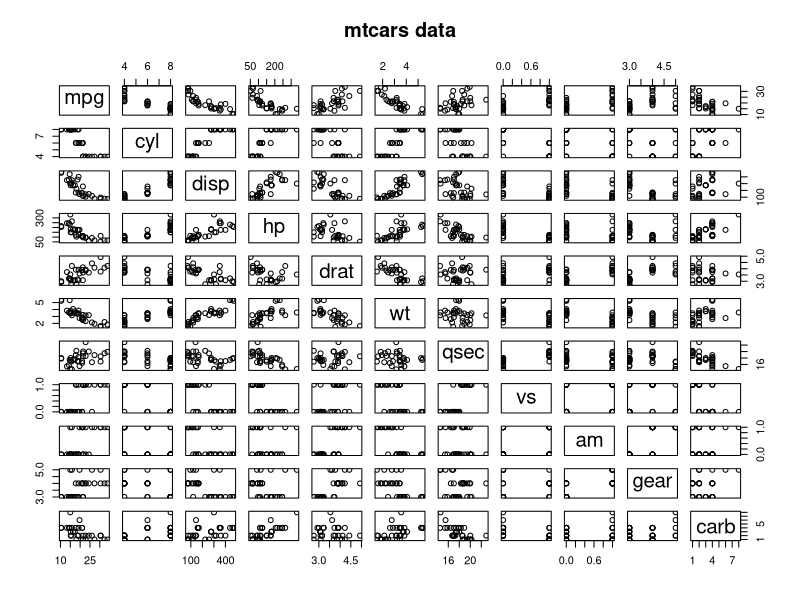
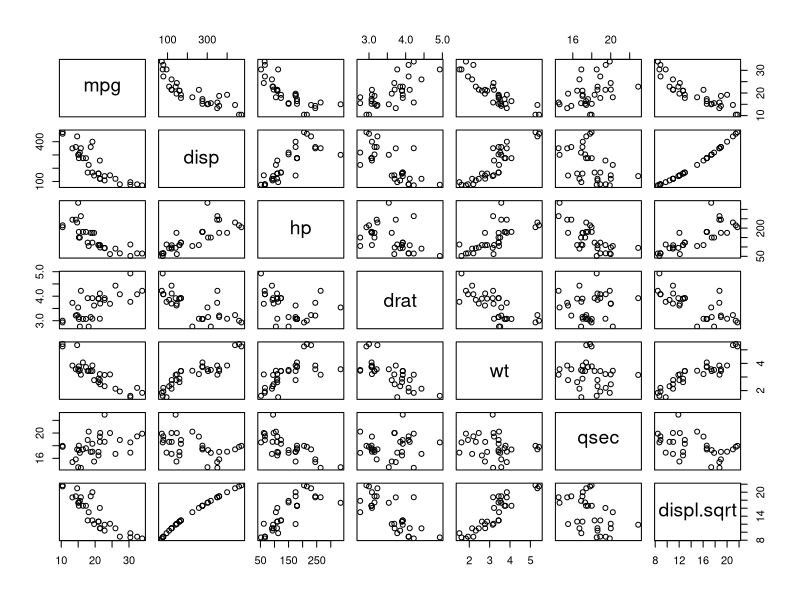
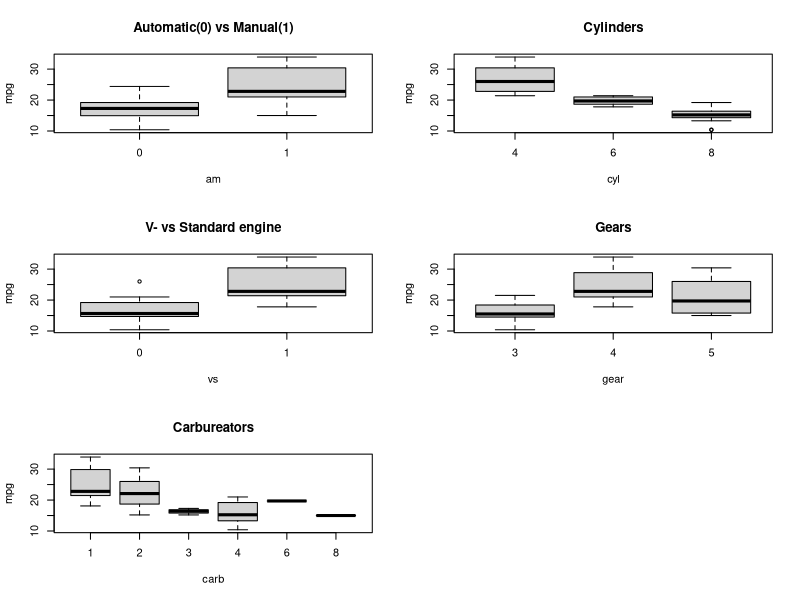
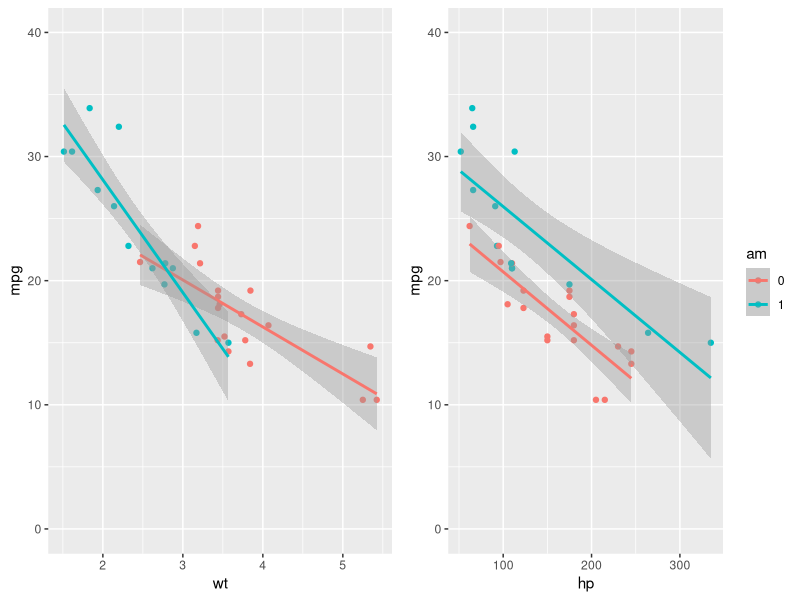

These charts were generated, in order, by the following R code:
library(ggplot2)

data(mtcars)

pairs(mtcars, main = "mtcars data")

#based on the pairs results some of the variables need to be recast as factors

mtcars$cyl <- factor(mtcars$cyl)
mtcars$vs <- factor(mtcars$vs)
mtcars$am <- factor(mtcars$am)
mtcars$gear <- factor(mtcars$gear)
mtcars$carb <- factor(mtcars$carb)
mtcars$cyl <- factor(mtcars$cyl)
mtcars$vs <- factor(mtcars$vs)
mtcars$am <- factor(mtcars$am)
mtcars$gear <- factor(mtcars$gear)
mtcars$carb <- factor(mtcars$carb)


mtcars$displ.sqrt <- sqrt(mtcars$disp)

mpg.correlations <- cor(mtcars[sapply(mtcars, is.numeric)])[1,]
mpg.correlations
pairs(mtcars[sapply(mtcars, is.numeric)])

#for the first model we'll use a .75 cutoff for correlation we're choosing disp, wt and hp

par(mfrow = c(3, 2))
with(mtcars, boxplot(mpg~am, main = "Automatic(0) vs Manual(1)"))
with(mtcars, boxplot(mpg~cyl, main = "Cylinders"))
with(mtcars, boxplot(mpg~vs, main = "V- vs Standard engine"))
with(mtcars, boxplot(mpg~gear, main = "Gears"))
with(mtcars, boxplot(mpg~carb, main = "Carbureators"))
frame()
par(mfrow = c(1, 1))

#based on the assignment we are including am and based on seperation, cyl and vs. 
#There also seems to be some trend with carb

par(mfrow = c(4,1))

m1 <- lm(mpg ~ disp + wt + hp + am + cyl + vs + carb, data = mtcars)
summary(m1)

plot( mtcars$mpg,predict(m1, mtcars), col = mtcars$am)
abline(b = 1, a = 0)

#based on the siginificance of some of the variables we're goingto drop the carb variable
#although the disp variable has a high correlation to the outcome it appears that it is also strongly
#correlated to wt and hp so it can't necessarily be considered independent of the others and for that reason
#we'll also remove it from the model



m2 <- lm(mpg ~ wt + hp + am  + vs, data = mtcars)
summary(m2)

plot( mtcars$mpg,predict(m2, mtcars), col = mtcars$am)
abline(b = 1, a = 0)

m3 <- lm(mpg ~ wt + hp + am, data = mtcars)
summary(m3)

plot( mtcars$mpg,predict(m3, mtcars), col = mtcars$am)
abline(b = 1, a = 0)


m4 <- lm(mpg ~ wt*am + hp, data = mtcars)
summary(m4)

plot( mtcars$mpg,predict(m4, mtcars), col = mtcars$am)
abline(b = 1, a = 0)


library(grid)
library(ggplot2)
library(scales)
pushViewport(viewport(layout = grid.layout(1, 2)))
#plot indicates an interaction is important for the model
p1 <- qplot(wt, mpg, data = mtcars, color = am) + geom_smooth(aes(group=am), method="lm")
p1 <- p1 + guides(colour = FALSE)
p1 <- p1 +scale_y_continuous(limits = c(0, 40))

#shows there's an average affect
p2 <- qplot(hp, mpg, data = mtcars, color = am) + geom_smooth(aes(group=am), method="lm")
p2 <- p2 +scale_y_continuous(limits = c(0, 40))
                             
print(p1, vp = viewport(layout.pos.row = 1, layout.pos.col = 1))
print(p2, vp = viewport(layout.pos.row = 1, layout.pos.col = 2))
